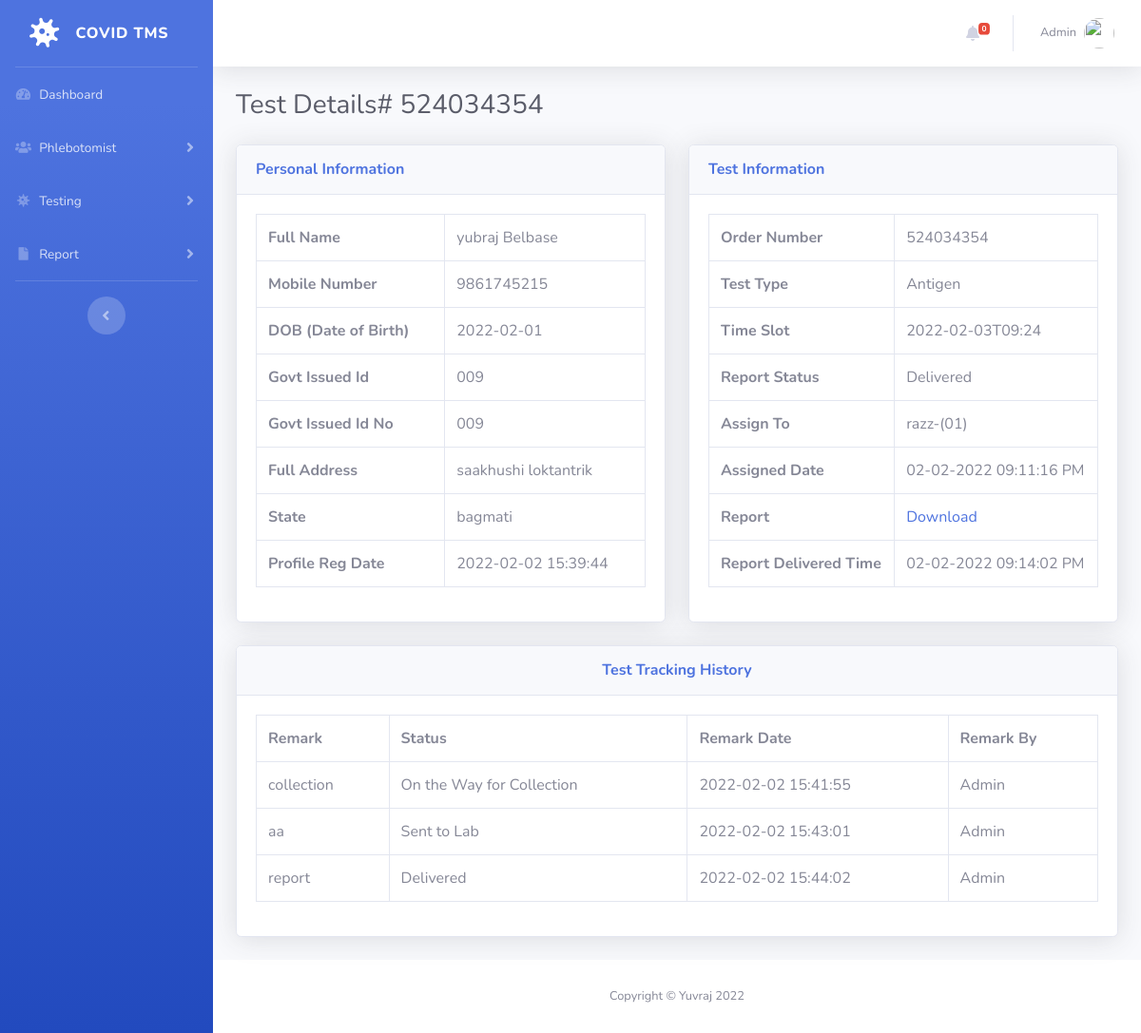
/patient-report-details.php?tid=8&&oid=524034354 (signed in), run on the app's committed database.
### tables this page shows
CREATE TABLE `tbltestrecord` (
  `id` int(11) NOT NULL,
  `OrderNumber` bigint(14) DEFAULT NULL,
  `PatientMobileNumber` bigint(14) DEFAULT NULL,
  `TestType` varchar(100) DEFAULT NULL,
  `TestTimeSlot` varchar(120) DEFAULT NULL,
  `ReportStatus` varchar(100) DEFAULT NULL,
  `FinalReport` varchar(150) DEFAULT NULL,
  `ReportUploadTime` varchar(200) DEFAULT NULL,
  `RegistrationDate` timestamp NULL DEFAULT current_timestamp(),
  `AssignedtoEmpId` varchar(150) DEFAULT NULL,
  `AssigntoName` varchar(180) DEFAULT NULL,
  `AssignedTime` varchar(100) DEFAULT NULL
);

CREATE TABLE `tblpatients` (
  `id` int(11) NOT NULL,
  `FullName` varchar(120) DEFAULT NULL,
  `MobileNumber` bigint(12) DEFAULT NULL,
  `DateOfBirth` date DEFAULT NULL,
  `GovtIssuedId` varchar(150) DEFAULT NULL,
  `GovtIssuedIdNo` varchar(150) DEFAULT NULL,
  `FullAddress` varchar(255) DEFAULT NULL,
  `State` varchar(200) DEFAULT NULL,
  `RegistrationDate` timestamp NOT NULL DEFAULT current_timestamp()
);

CREATE TABLE `tblreporttracking` (
  `id` int(11) NOT NULL,
  `OrderNumber` bigint(40) DEFAULT NULL,
  `Remark` varchar(255) DEFAULT NULL,
  `Status` varchar(120) DEFAULT NULL,
  `PostingTime` timestamp NULL DEFAULT current_timestamp(),
  `RemarkBy` int(5) DEFAULT NULL
);

### patient-report-details.php (the view, shortened to what this page needs)
<?php session_start();
include_once('includes/config.php');
?>
<!DOCTYPE html>
<html lang="en">
<head>
    <link href="vendor/fontawesome-free/css/all.min.css" rel="stylesheet" type="text/css">
    <link href="css/sb-admin-2.min.css" rel="stylesheet">
</head>
<body id="page-top">
    <div id="wrapper">
<?php include_once('includes/sidebar.php');?>
        <div id="content-wrapper" class="d-flex flex-column">
            <div id="content">
          <?php include_once('includes/topbar.php');?>
                <div class="container-fluid">
                    <h1 class="h3 mb-4 text-gray-800">Test Details# <?php echo intval($_GET['oid']);?></h1>
<div class="row">
<?php
$testid=intval($_GET['tid']);
$query=mysqli_query($con,"select * from tbltestrecord
join tblpatients on tblpatients.MobileNumber=tbltestrecord.PatientMobileNumber
where  tbltestrecord.id='$testid'");
while($row=mysqli_fetch_array($query)){
    ?>
                        <div class="col-lg-6">
                            <div class="card shadow mb-4">
                                <div class="card-header py-3">
                                    <h6 class="m-0 font-weight-bold text-primary">Personal Information</h6>
                                </div>
                                <div class="card-body">
 <table class="table table-bordered"  width="100%" cellspacing="0">
    <tr>
    <th>Full Name</th>
    <td><?php echo $row['FullName'];?></td>
    </tr>
     <tr>
    <th>Mobile Number</th>
    <td><?php echo $row['MobileNumber'];?></td>
    </tr>
     <tr>
    <th>DOB (Date of Birth)</th>
    <td><?php echo $row['DateOfBirth'];?></td>
    </tr>
     <tr>
    <th>Govt Issued Id</th>
    <td><?php echo $row['GovtIssuedId'];?></td>
    </tr>
     <tr>
    <th>Govt Issued Id No</th>
    <td><?php echo $row['GovtIssuedIdNo'];?></td>
    </tr>
     <tr>
    <th>Full Address</th>
    <td><?php echo $row['FullAddress'];?></td>
    </tr>
    <tr>
    <th>State</th>
    <td><?php echo $row['State'];?></td>
    </tr>
    <tr>
    <th>Profile Reg Date</th>
    <td><?php echo $row['RegistrationDate'];?></td>
    </tr>
 </table>
                                </div>
                            </div>
                        </div>
                         <div class="col-lg-6">
                            <div class="card shadow mb-4">
                                <div class="card-header py-3">
                                    <h6 class="m-0 font-weight-bold text-primary">Test Information</h6>
                                </div>
                                <div class="card-body">
 <table class="table table-bordered"  width="100%" cellspacing="0">
    <tr>
    <th>Order Number</th>
    <td><?php echo $row['OrderNumber'];?></td>
    </tr>
    <tr>
    <th>Test Type</th>
    <td><?php echo $row['TestType'];?></td>
    </tr>
    <tr>
    <th>Time Slot</th>
    <td><?php echo $row['TestTimeSlot'];?></td>
    </tr>
 <tr>
    <th>Report Status</th>
    <td><?php if($row['ReportStatus']==''):
              echo "Not Processed yet";
          else:
           echo $row['ReportStatus'];
          endif;
    ?></td>
    </tr>
<?php if($row['AssignedtoEmpId']!=''):?>
  <tr>
    <th>Assign To</th>
    <td><?php echo $row['AssigntoName'];?>-(<?php echo $row['AssignedtoEmpId'];?>)</td>
    </tr>
    <tr>
    <th>Assigned Date</th>
    <td><?php echo $row['AssignedTime'];?></td>
    </tr>
<?php endif;?>
<?php if($row['FinalReport']!=''):?>
  <tr>
    <th>Report</th>
    <td><a href="reportfiles/<?php echo $row['FinalReport'];?>" target="_blank">Download</a></td>
    </tr>
    <tr>
    <th>Report Delivered Time</th>
    <td><?php echo $row['ReportUploadTime'];?></td>
    </tr>
<?php endif;?>
</table>
                    </div>
                            </div>
                        </div>
                    </div>
                <?php } ?>
<?php
$orderid=intval($_GET['oid']);
$ret=mysqli_query($con,"select * from tblreporttracking
join tbladmin on tbladmin.ID=tblreporttracking.RemarkBy
where tblreporttracking.OrderNumber='$orderid'");
$num=mysqli_num_rows($ret);
?>
<div class="row">
                         <div class="col-lg-12">
                            <div class="card shadow mb-4">
                                <div class="card-header py-3">
                                    <h6 class="m-0 font-weight-bold text-primary" align="center">Test  Tracking History</h6>
                                </div>
                                <div class="card-body">
<?php if($num>0){
?>
 <table class="table table-bordered"  width="100%" cellspacing="0">
<tr>
    <th>Remark</th>
    <th>Status</th>
    <th>Remark Date</th>
    <th>Remark By</th>
<?php while($result=mysqli_fetch_array($ret)){?>
</tr>
    <tr>
    <td><?php echo $result['Remark'];?></td>
    <td><?php echo $result['Status'];?></td>
    <td><?php echo $result['PostingTime'];?></td>
    <td><?php echo $result['AdminName'];?></td>
    </tr>
<?php } ?>
</table>
         <?php
     } else { ?>
<h4 align="center" style="color:red"> No Tracking history found </h4>
         <?php } ?>
                                </div>
                            </div>
                        </div>
                    </div>
                </div>
            </div>
           <?php include_once('includes/footer.php');?>
        </div>
    </div>
</body>
</html>

### includes/topbar.php (shortened to what this page needs)
      <nav class="navbar navbar-expand navbar-light bg-white topbar mb-4 static-top shadow">
            <?php if($_SESSION['aid']):?>
                    <ul class="navbar-nav ml-auto">
<?php $query=mysqli_query($con,"select * from tbltestrecord where ReportStatus is null");
$count=mysqli_num_rows($query);
?>
                        <li class="nav-item dropdown no-arrow mx-1">
                            <a class="nav-link dropdown-toggle" href="#" id="alertsDropdown" role="button"
                                data-toggle="dropdown" aria-haspopup="true" aria-expanded="false">
                                <i class="fas fa-bell fa-fw"></i>
                                <span class="badge badge-danger badge-counter"><?php echo $count;?></span>
                            </a>
                        </li>
                        <li class="nav-item dropdown no-arrow">
                            <a class="nav-link dropdown-toggle" href="#" id="userDropdown" role="button"
                                data-toggle="dropdown" aria-haspopup="true" aria-expanded="false">
                <?php
$adid=$_SESSION['aid'];
$ret1=mysqli_query($con,"select AdminName from tbladmin where ID='$adid'");
while($row1=mysqli_fetch_array($ret1)){
?>
                                <span class="mr-2 d-none d-lg-inline text-gray-600 small"><?php  echo $row1['AdminName'];?></span>
                           <?php } ?>
                                <img class="img-profile rounded-circle"
                                    src="img/undraw_profile.svg">
                            </a>
                        </li>
                    </ul>
                <?php endif;?>
                </nav>

### data on the page
tbltestrecord: tblpatients.FullName "yubraj Belbase", tblpatients.MobileNumber "9861745215", tblpatients.DateOfBirth "2022-02-01", tblpatients.GovtIssuedId "009", tblpatients.GovtIssuedIdNo "009", tblpatients.FullAddress "saakhushi loktantrik", tblpatients.State "bagmati", tblpatients.RegistrationDate "2022-02-02 15:39:44", OrderNumber "524034354", TestType "Antigen", TestTimeSlot "2022-02-03T09:24", ReportStatus "Delivered", AssigntoName "razz", AssignedtoEmpId "01", AssignedTime "02-02-2022 09:11:16 PM", ReportUploadTime "02-02-2022 09:14:02 PM"
tblreporttracking: Remark "collection", Status "On the Way for Collection", PostingTime "2022-02-02 15:41:55", tbladmin.AdminName "Admin"
tblreporttracking: Remark "aa", Status "Sent to Lab", PostingTime "2022-02-02 15:43:01", tbladmin.AdminName "Admin"
tblreporttracking: Remark "report", Status "Delivered", PostingTime "2022-02-02 15:44:02", tbladmin.AdminName "Admin"

### other printed values
$count "0"
$row1['AdminName'] "Admin"
$_GET['oid'] "524034354"
